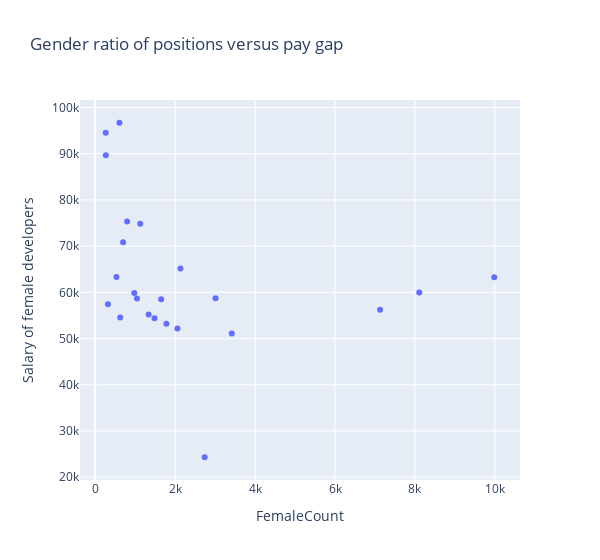

Notebook code cell kept with this figure:
### Code cell
fig = px.scatter(df.reset_index(names='Position'), x='Prop', y='FemaleSalary', hover_data={'Position':True, 'Prop':False, 'Gap':False}, width=600, labels={
    'Prop':'Average men per woman in position',
    'FemaleSalary':'Salary of female developers',
},  title='Gender ratio of positions versus pay gap')
for series in fig.data:
    series.hovertemplate = '%{customdata[0]}<extra></extra>'
fig.show()

### Figure 1 — Plotly figure (JSON) as saved in the notebook; plotly's stock layout.template omitted (floating-point values rounded to 4 significant figures)
{"data": [{"customdata": [["Data scientist or machine learning specialist", 13.1, 2.858], ["Engineer, data", 19.15, -1.989], ["Developer, front-end", 13.39, 3.708], ["Student", 12.47, 1.342], ["Developer, full-stack", 18.31, -0.3499], ["Developer, back-end", 19.07, 5.722], ["Developer, mobile", 17.51, 4.789], ["Developer, embedded applications or devices", 26.22, 7.562], ["Engineer, site reliability", 31.28, -7.58], ["Developer, desktop or enterprise applications", 23.32, 7.804], ["Educator or academic", 12.86, 4.341], ["DevOps specialist", 32.71, 1.098], ["Database administrator", 24.01, 9.634], ["Developer, QA or test", 13.5, 11.61], ["Designer", 13.52, 8.706], ["System administrator", 32.21, 5.839], ["Engineering manager", 28.39, -0.7395], ["Data or business analyst", 13.72, 9.275], ["Senior Executive (C-Suite, VP, etc.)", 38.48, 2.704], ["Product manager", 20.48, -1.225], ["Developer, game or graphics", 21.66, 7.227], ["Marketing or sales professional", 9.545, 14.18], ["Scientist", 15.24, 5.484]], "hovertemplate": "%{customdata[0]}<extra></extra>", "legendgroup": "", "marker": {"color": "#636efa", "symbol": "circle"}, "mode": "markers", "name": "", "orientation": "v", "showlegend": false, "x": [2135, 801, 7128, 2740, 9983, 8108, 3418, 980, 266, 3013, 1783, 1130, 1339, 1485, 2059, 1046, 609, 1652, 269, 700, 628, 323, 534], "xaxis": "x", "y": [65160.0, 75330.0, 56210.0, 24310.0, 63240.0, 59970.0, 51110.0, 59860.0, 94550.0, 58740.0, 53200.0, 74850.0, 55180.0, 54410.0, 52160.0, 58650.0, 96710.0, 58490.0, 89670.0, 70850.0, 54540.0, 57420.0, 63310.0], "yaxis": "y", "type": "scatter"}], "layout": {"xaxis": {"anchor": "y", "domain": [0.0, 1.0], "title": {"text": "FemaleCount"}}, "yaxis": {"anchor": "x", "domain": [0.0, 1.0], "title": {"text": "Salary of female developers"}}, "legend": {"tracegroupgap": 0}, "title": {"text": "Gender ratio of positions versus pay gap"}, "width": 600}}
